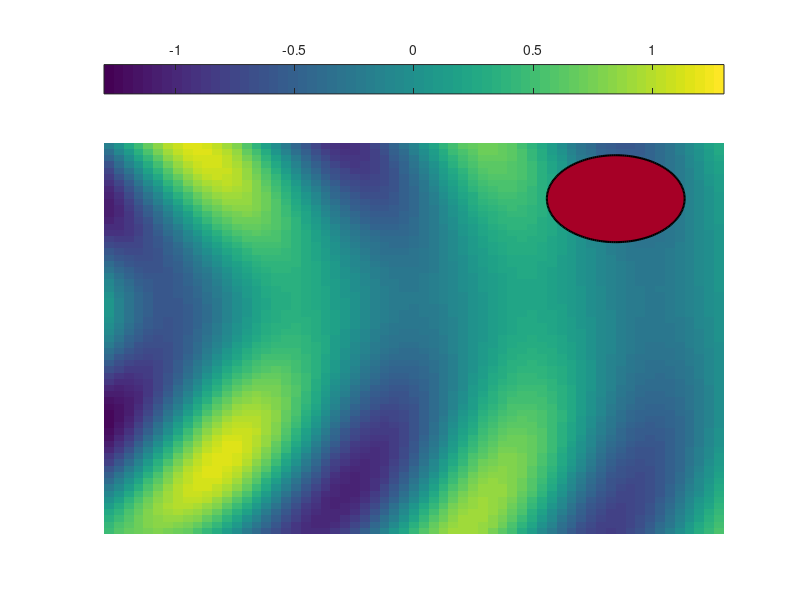

MATLAB code for this plot:
clear
clc

figure()
load('phi_circle_75.mat')
temp=phi(1,:,:);
temp=reshape(temp,[64,64]);
pcolor(temp);hold on
caxis([-1.3 1.3])
shading flat;
axis off;
colorbar('northoutside')
Nj = 200;
Rj=7; 
thetj= linspace(0,2*pi,Nj+1);
thetj = thetj(1:Nj);
Zj=Rj*exp(sqrt(-1)*thetj)+53+55*sqrt(-1);
fill(real(Zj),imag(Zj),[166 0 38]/255,'linewidth',1.5);